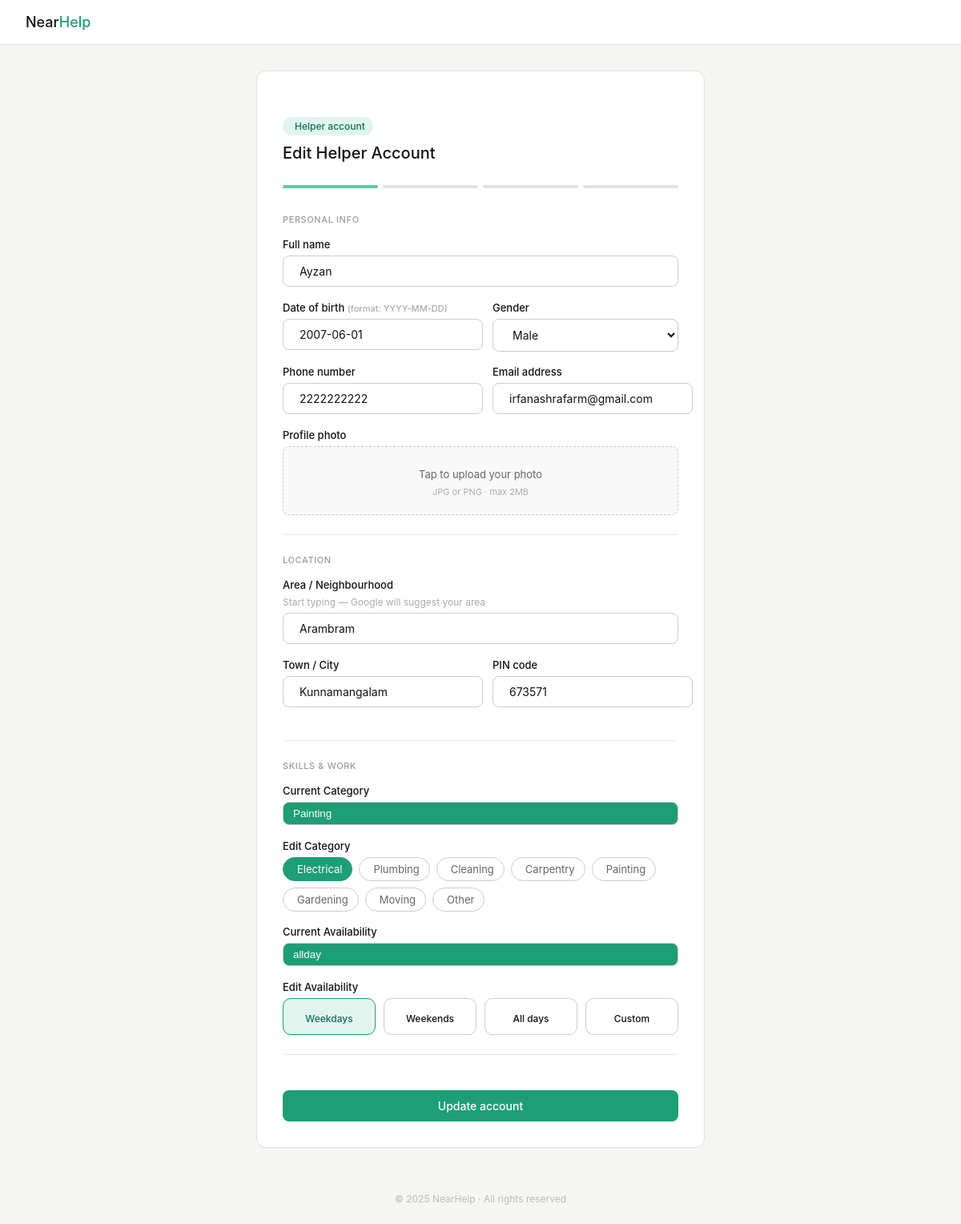
The app's page /Edit_helper_data_table/2/, older data.
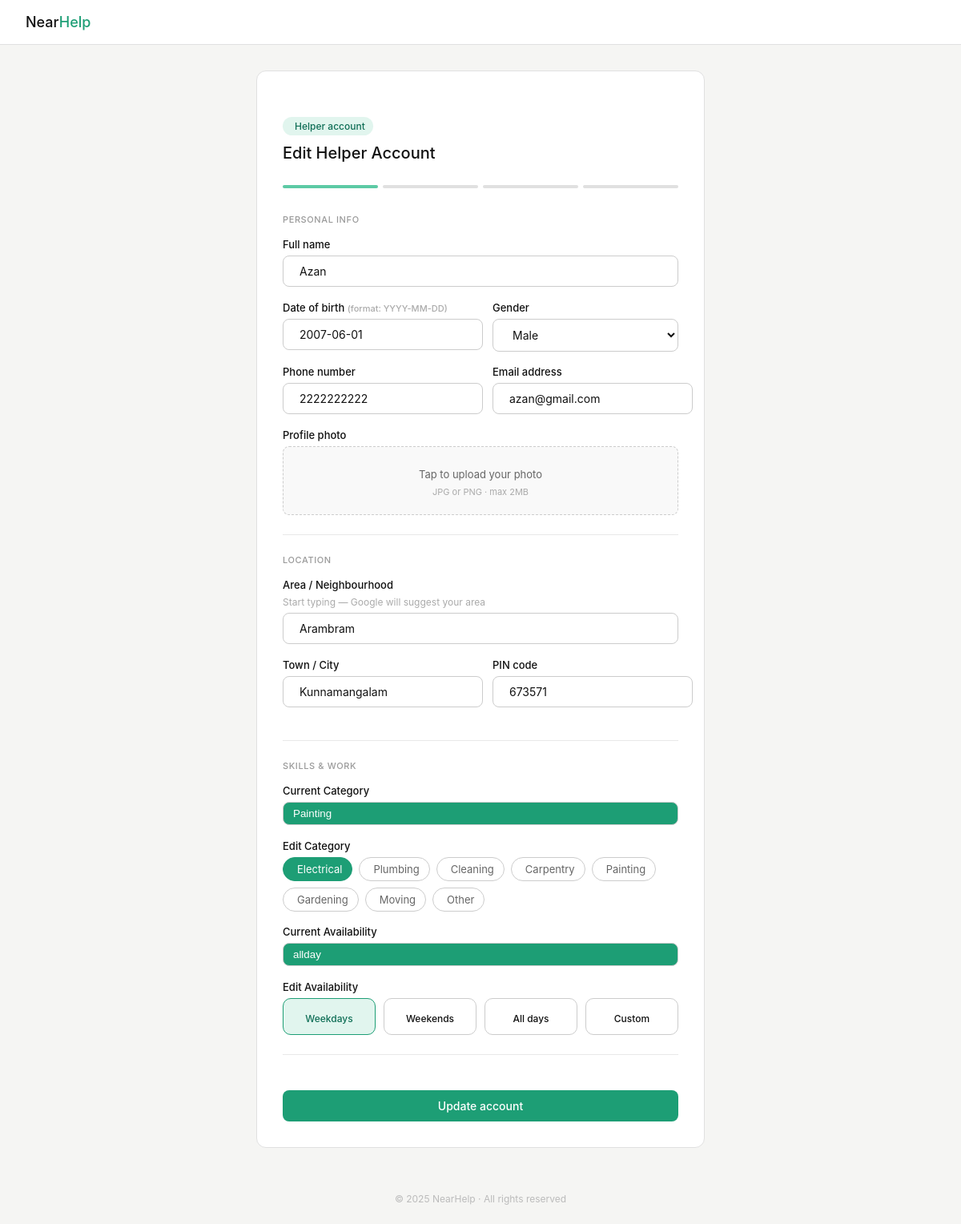
The same page, newer data.
### projectnearhelpapp/models.py (models this page shows)
class Helper_details(models.Model):
        user = models.OneToOneField(settings.AUTH_USER_MODEL, on_delete=models.CASCADE , related_name='helper_details', null=True, blank=True)
        Fullname = models.CharField(max_length=50)
        Dob = models.DateField()
        Gender = models.CharField()
        Phone_number = models.CharField()
        Email = models.CharField()
        Photo = models.ImageField(upload_to="photos/" , blank=True, null=True)
        Area = models.CharField(max_length=100, null=True, blank=True)
        Town = models.CharField(max_length=100)
        Pin = models.IntegerField()
        Category = models.CharField()
        Availability = models.CharField()
        Password = models.CharField(max_length=128)

### projectnearhelpapp/views.py (the view)
# urls.py: path('Edit_helper_data_table/<int:pk>/',views.Edit_helper_data_table,name='Edit_helper_data_table'),
def Edit_helper_data_table(request, pk):
    selected_helper = Helper_details.objects.get(id=pk)
    return render(request,'admin_dashboard/edit_helper_data_admin.html',{'selected_helper':selected_helper})

### projectnearhelpapp/templates/admin_dashboard/edit_helper_data_admin.html (shortened to what the changed rows need)
<!DOCTYPE html>
<html lang="en">
    <head>
        {% load static %}
        <link rel="stylesheet"
            href="https://cdn.jsdelivr.net/npm/@tabler/icons-webfont@latest/dist/tabler-icons.min.css" />
        <link rel="stylesheet" href="{% static 'css/helper_signup_page.css' %}">
    </head>
    <body>
        <div class="page">
            <div class="form-wrap">
                <div class="form-head">
                    <h1>Edit Helper Account</h1>
                </div>
                <form
                    action="{% url 'Update_helper_data_table' selected_helper.id %}"
                    method="post"
                    enctype="multipart/form-data">
                    <div class="field">
                        <div class="input-wrap">
                            <input type="text" id="fullname" name="fullname"
                                value="{{ selected_helper.Fullname }}" />
                        </div>
                    </div>
                    <div class="two-col">
                        <div class="field">
                            <div class="input-wrap">
                                <input type="text" id="dob" name="dob" value="{{ selected_helper.Dob|date:'c'  }}"/>
                            </div>
                        </div>
                        <div class="field">
                            <div class="input-wrap">
                                <select id="gender" name="gender"
                                    value="{{ selected_helper.Gender }}">
                                    <option value="male">Male</option>
                                </select>
                            </div>
                        </div>
                    </div>
                    <div class="two-col">
                        <div class="field">
                            <div class="input-wrap">
                                <input type="text" id="phone" name="phone"
                                    maxlength="10" pattern="[0-9]{10}"
                                    value="{{ selected_helper.Phone_number }}" />
                            </div>
                        </div>
                        <div class="field">
                            <div class="input-wrap">
                                <input type="email" id="email" name="email"
                                    value="{{ selected_helper.Email }}" />
                            </div>
                        </div>
                    </div>
                    <div class="field">
                        <div class="input-wrap">
                            <input type="text" id="area" name="area"
                                value="{{ selected_helper.Area }}" />
                        </div>
                    </div>
                    <div class="two-col">
                        <div class="field">
                            <div class="input-wrap">
                                <input type="text" id="town" name="town"
                                    value="{{ selected_helper.Town }}" />
                            </div>
                        </div>
                        <div class="field">
                            <div class="input-wrap">
                                <input type="text" id="pin" name="pin"
                                    value="{{ selected_helper.Pin }}"
                                    maxlength="6" pattern="[0-9]{6}" />
                            </div>
                        </div>
                    </div>
                    <div class="field">
                        <div class="display_chip">
                            <input class="display_input" type="text"
                                value="{{ selected_helper.Category }}" readonly>
                        </div>
                    </div>
                    <div class="field">
                        <div class="display_chip">
                            <input class="display_input" type="text"
                                value="{{ selected_helper.Availability }}" readonly>
                        </div>
                    </div>
                </form>
            </div>
        </div>
    </body>
</html>

Row changes from the older to the newer data that the page shows:
changed Helper_details "Male": fullname "Ayzan" → "Azan"; email "irfanashrafarm@gmail.com" → "azan@gmail.com"
